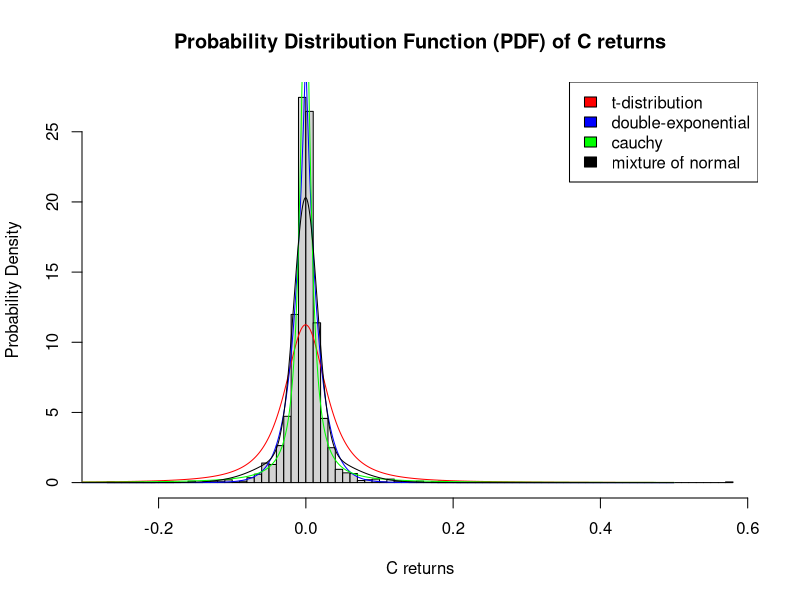

R code for this plot: (Note: this script raises an error after producing the figure.)
rm(list = ls())
library(MASS)

ddoublex = function(x, mu = 0, lambda = 1) {
	a = abs(x - mu)
	return (dexp(a, lambda)/2)
}

dmixnorm = function(x, p = 0.5, mu1 = 0, mu2 = 0, sig1 = 1, sig2 = 100) {
	return (p*dnorm(x, mu1, sig1) + (1-p)*dnorm(x, mu2, sig2))
}

d = read.table("d-csp0108.txt", header=TRUE)

names = c('C', 'SP')
cols = c('red', 'blue', 'green', 'black')
dists = c('t-distribution', 'double-exponential', 'cauchy', 'mixture of normal')

for (k in 2:3) {
	x <- seq(-0.5, 0.5, length=1000)
	mu_d = mean(d[,k])
	sd_d = sd(d[,k])

	hist(d[,k], prob=T, breaks=100, main = sprintf("Probability Distribution Function (PDF) of %s returns", names[k-1]), 
		xlab = sprintf("%s returns", names[k-1]), ylab = "Probability Density")
	
	
	# t-dist	
	param = fitdistr(d[,k], "t", start = list(m = mu_d, s = sd_d, df=3))#, lower=c(-1, 0.001,1))
	param = param$estimate
	lines(x, dt((x-mu_d)/sd_d, df=param[3])/sd_d, col = cols[1])

	param = fitdistr(d[,k], ddoublex, start = list(mu = 0, lambda = 1))
	param = param$estimate
	# print(param)
	lines(x, ddoublex((x), mu = param[1], lambda = param[2]),  col = cols[2])

	param = fitdistr(d[,k], "cauchy", start = list(location = 0, scale = 1))
	param = param$estimate
	lines(x, dcauchy((x-mu_d), location = param[1], scale = param[2]),  col = cols[3])

	sd1 = sd_d/2
	p = 0.7
	param = c(p, mu_d, mu_d, sd1, ( (sd_d^2 - p*sd1^2) / (1-p) )^0.5)
	# print(param)
	lines(x, dmixnorm(x, p = param[1], mu1 = param[2], mu2 = param[3], sig1 = param[4], sig2 = param[5]),  col = cols[4])

	legend("topright", legend = dists, fill = cols)
	dev.copy(png, sprintf("plots/plotb%d.png", k-1))
	dev.off ()
}